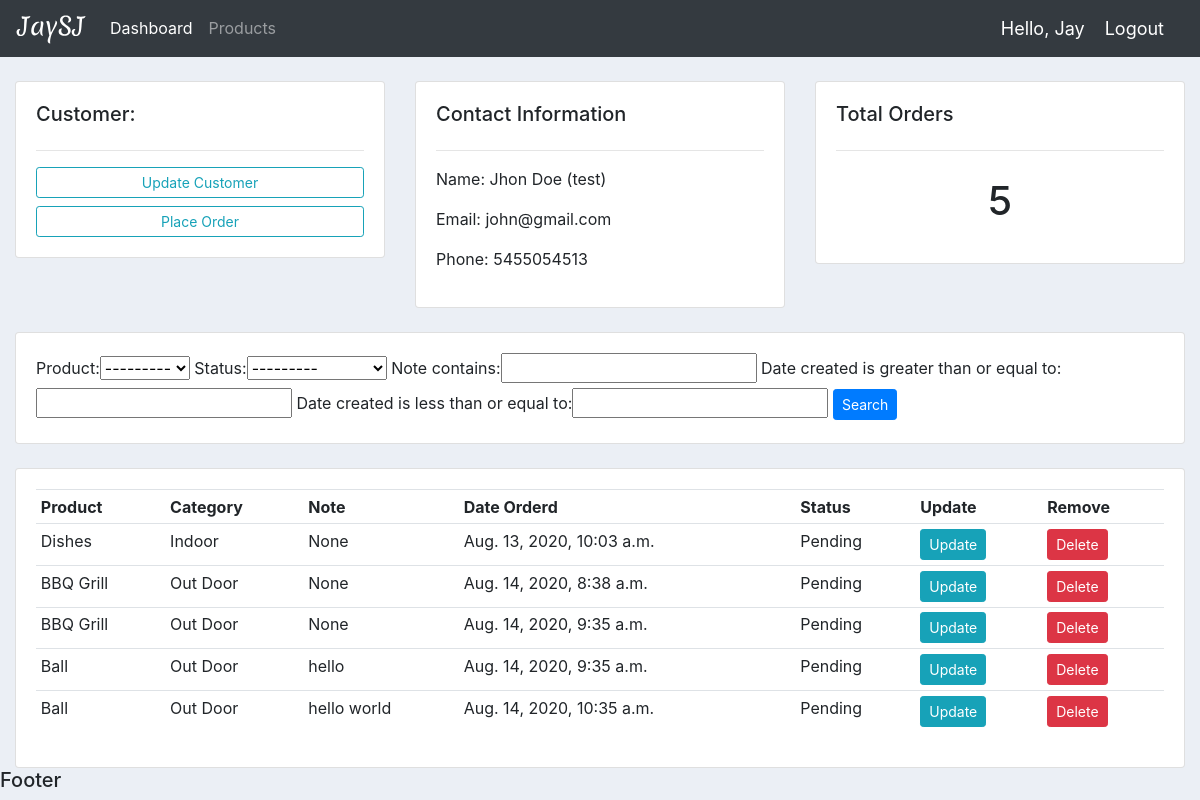
The app's page /customer/1/ (signed in) with its own data.
### account/models.py (models this page shows, shortened)
class Customer(models.Model):
    user = models.OneToOneField(User, null=True, blank=True, on_delete=models.CASCADE)
    name = models.CharField(max_length=200, null=True)
    phone = models.CharField(max_length=200, null=True)
    email = models.CharField(max_length=200, null=True)
    profile_pic = models.ImageField(default='profile.png',null=True, blank=True)
    date_created = models.DateTimeField(auto_now_add=True, null=True)

class Order(models.Model):
    STATUS = (
        ('Pending', 'Pending'),
        ('Out for delivery', 'Out for delivery'),
        ('Dilivered', 'Dilivered'),
    )
    customer = models.ForeignKey(Customer, null=True, on_delete=models.SET_NULL)
    product = models.ForeignKey(Product, null=True, on_delete=models.SET_NULL)
    date_created = models.DateTimeField(auto_now_add=True, null=True)
    status = models.CharField(max_length=200, null=True, choices=STATUS)
    note = models.CharField(max_length=1000, null=True)

class Product(models.Model):
    CATEGORY = (
        ('Indoor', 'Indoor'),
        ('Out Door', 'Out Door'),
    )
    name = models.CharField(max_length=200, null=True)
    price = models.FloatField(null=True)
    category = models.CharField(max_length=200, null=True, choices=CATEGORY)
    description = models.CharField(max_length=200, null=True, blank=True)
    date_created = models.DateTimeField(auto_now_add=True, null=True)
    tag = models.ManyToManyField(Tag)
    def __str__(self):
        return self.name

### account/decorators.py (the view)
        def wrapper_func(request, *args, **kwargs):
            group = None
            if request.user.groups.exists():
                group = request.user.groups.all()[0].name
            if group in allowed_roles:
                return view_func(request, *args, **kwargs)
            else:
                return HttpResponse('You are not authorised to view this page')

### account/views.py (called while the page is built)
@login_required(login_url='login')
@allowed_users(allowed_roles=['admin'])
def customer(request, pk):
    customer = Customer.objects.get(id=pk)
    orders = customer.order_set.all()
    orders_count = orders.count()
    myFilter = OrderFilter(request.GET, queryset=orders)
    orders = myFilter.qs
    context = {
        'orders': orders,
        'customer': customer,
        'orders_count': orders_count,
        'myFilter': myFilter,
    }
    return render(request, 'account/customer.html', context)

### account/templates/account/customer.html
{% extends 'account/main.html' %}
{% block content %}
        <br>
        <div class="row">
            <div class="col-md">
                <div class="card card-body">
                    <h5>Customer:</h5>
                    <hr>
                    <a class="btn btn-outline-info  btn-sm btn-block" href="">Update Customer</a>
                    <a class="btn btn-outline-info  btn-sm btn-block" href="{% url 'create_order' customer.id %}">Place Order</a>
                </div>
            </div>
            <div class="col-md">
                <div class="card card-body">
                    <h5>Contact Information</h5>
                    <hr>
                    <p>Name: {{ customer.name }}</p>
                    <p>Email: {{ customer.email }} </p>
                    <p>Phone: {{ customer.phone }}</p>
                </div>
            </div>
            <div class="col-md">
                <div class="card card-body">
                    <h5>Total Orders</h5>
                    <hr>
                    <h1 style="text-align: center;padding: 10px">{{ orders_count }}</h1>
                </div>
            </div>
        </div>
        <br>
        <div class="row">
            <div class="col">
                <div class="card card-body">
                    <form method="get">
                        {{ myFilter.form }}
                        <button class="btn btn-sm btn-primary" type="submit">Search</button>
                    </form>
                </div>
            </div>
        </div>
        <br>
        <div class="row">
            <div class="col-md">
                <div class="card card-body">
                    <table class="table table-sm">
                        <tr>
                            <th>Product</th>
                            <th>Category</th>
                            <th>Note</th>
                            <th>Date Orderd</th>
                            <th>Status</th>
                            <th>Update</th>
                            <th>Remove</th>
                        </tr>
                        {% for order in orders %}
                            <tr>
                                <td>{{ order.product }}</td>
                                <td>{{ order.product.category }}</td>
                                <td>{{ order.note }}</td>
                                <td>{{ order.date_created }}</td>
                                <td>{{ order.status }}</td>
                                <td><a class="btn btn-sm btn-info" href="{% url 'update_order' order.id %}">Update</a></td>
                            <td><a class="btn btn-sm btn-danger" href="{% url 'delete_order' order.id %}">Delete</a></td>
                            </tr>
                        {% endfor %}
                    </table>
                </div>
            </div>
        </div>
{% endblock %}

### account/templates/account/navbar.html (shortened to what this page needs)
{% load static %}
<nav class="navbar navbar-expand-lg navbar-dark bg-dark">
    <a class="navbar-brand" href="{% url 'home' %}"><img width="70" src="{% static 'images/logo.svg' %}" alt=""></a>
    <div class="collapse navbar-collapse" id="navbarNav">
        <ul class="navbar-nav">
            {% if request.user.is_staff %}
                <li class="nav-item active">
                    <a class="nav-link" href="{% url 'home' %}">Dashboard</a>
                </li>
                <li class="nav-item">
                    <a class="nav-link" href="{% url 'products' %}">Products</a>
                </li>
            {% else %}
                <li class="nav-item">
                    <a class="nav-link" href="{% url 'account' %}">Settings</a>
                </li>
            {% endif %}
        </ul>
        <div class="ml-auto" style="display: flex; align-items: center;">
            <span class="hello-msg">Hello, {{ request.user }}</span>
            <span><a class="hello-msg" href="{% url 'logout' %}">Logout</a></span>
        </div>
    </div>
</nav>

### static/css/main.css (style rules this page uses)
body { background-color: #ebeff5; }

### account/templates/account/navbar.html (style rules this page uses)
.hello-msg { font-size: 18px; color: #fff; margin-right: 20px; }

### records on screen
Customer: name "Jhon Doe (test)", email "john@gmail.com", phone "5455054513"
Order: product "Dishes", product.category "Indoor", note "None", date_created "Aug. 13, 2020, 10:03 a.m.", status "Pending"
Order: product "BBQ Grill", product.category "Out Door", note "None", date_created "Aug. 14, 2020, 8:38 a.m.", status "Pending"
Order: product "BBQ Grill", product.category "Out Door", note "None", date_created "Aug. 14, 2020, 9:35 a.m.", status "Pending"
Order: product "Ball", product.category "Out Door", note "hello", date_created "Aug. 14, 2020, 9:35 a.m.", status "Pending"
Order: product "Ball", product.category "Out Door", note "hello world", date_created "Aug. 14, 2020, 10:35 a.m.", status "Pending"

### other values on screen
{{ request.user }} "Jay"
{{ orders_count }} "5"
